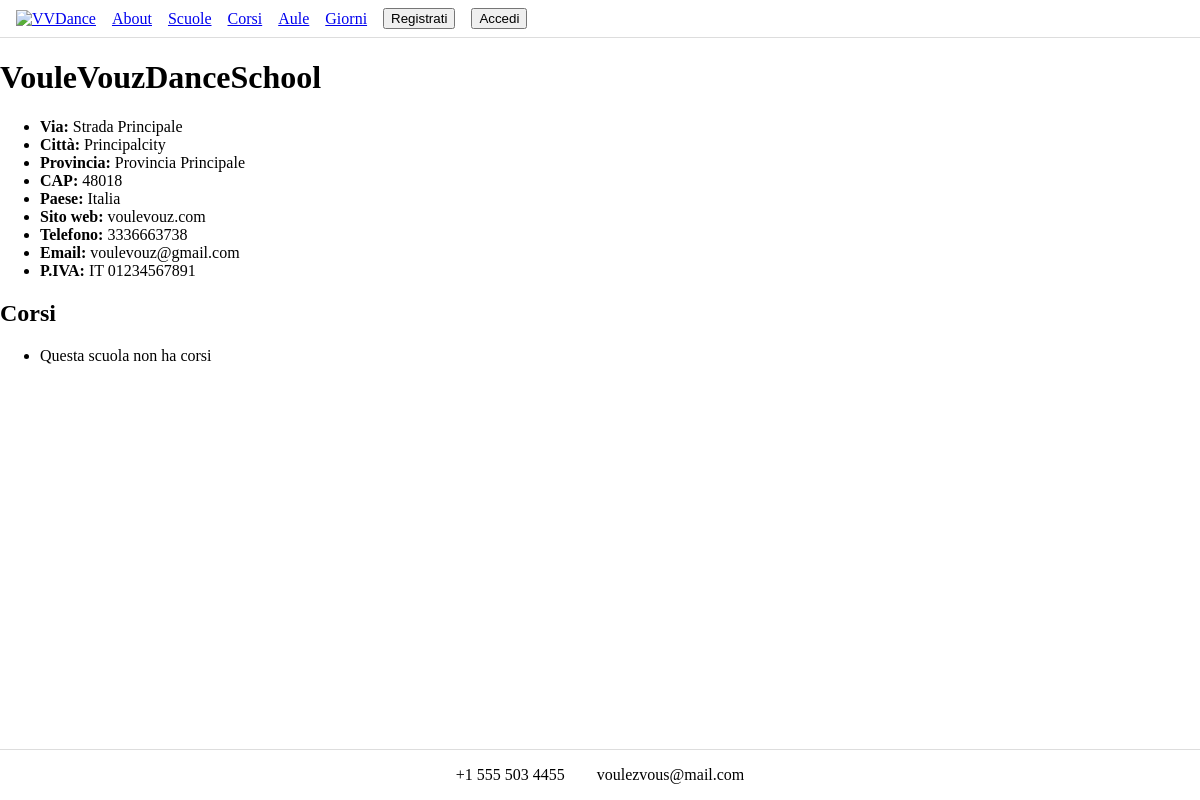
Before: /school/2/ with the older database file.
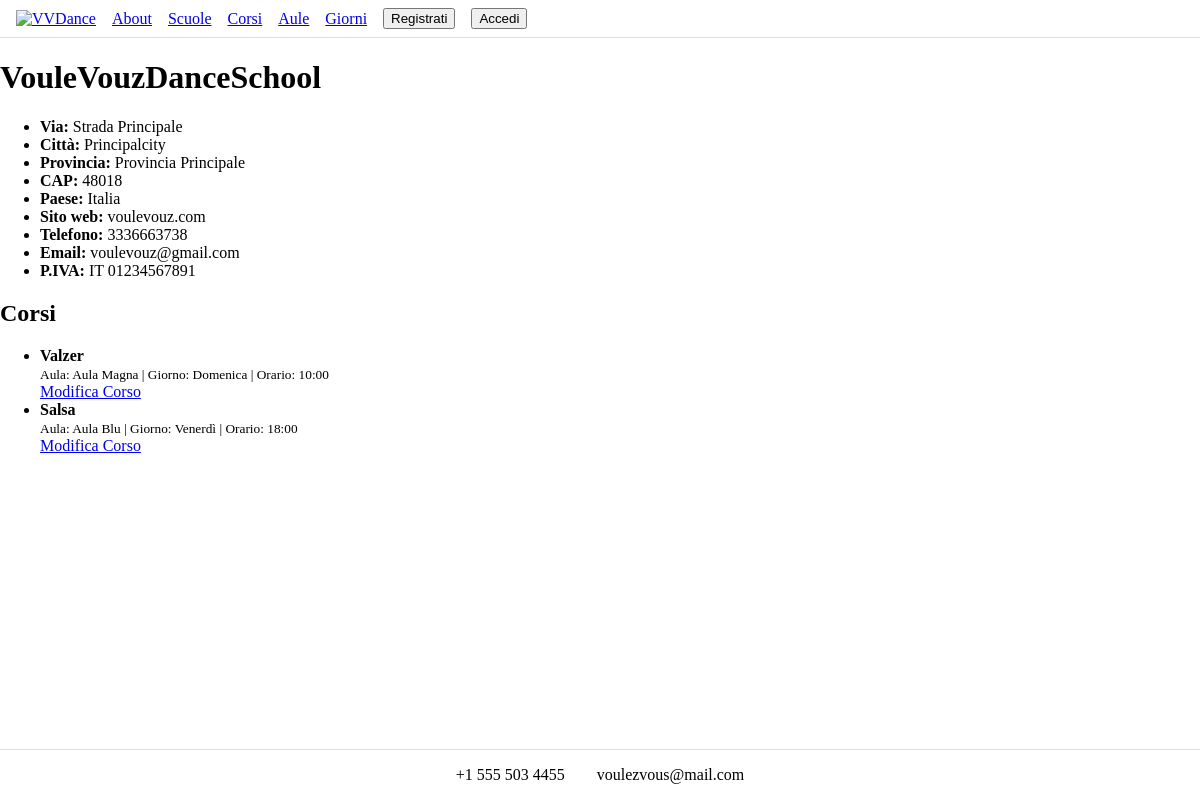
After: the same page with the newer database file.
### school/models.py (models this page shows, shortened)
class Course(models.Model):
    subject=models.CharField(max_length=64)
    day_of_the_week=models.ForeignKey(DayOfTheWeek, on_delete=models.CASCADE)
    starting_hour=models.CharField(max_length=32)
    classroom=models.ForeignKey(Classroom, on_delete=models.CASCADE)
    school=models.ForeignKey('schoolmanagement.School', on_delete=models.CASCADE)

class Classroom(models.Model):
    name=models.CharField(max_length=64)
    capacity=models.CharField(max_length=32)

class DayOfTheWeek(models.Model):
    number=models.CharField(max_length=1)
    name=models.CharField(max_length=9)

### school/views.py (the view)
# urls.py: path("<int:pk>/", views.scuola, name="scuola"),
def scuola(request, pk):
    scuola = get_object_or_404(School, pk=pk)
    corsi = Course.objects.filter(school=scuola).select_related(
        'classroom', 'day_of_the_week', 'school'
    )
    return render(request, "school/school_detail.html", {
        'object': scuola,
        'corsi': corsi,
    })

### school/templates/school/school_detail.html (shortened to what this page needs)
{% extends 'base.html' %}
{% block content %}
<div>
    <header>
        <h1>{{ object.name }}</h1>
    </header>
    <ul>
        <li><strong>Via:</strong> {{ object.street }}</li>
        <li><strong>Città:</strong> {{ object.city }}</li>
        <li><strong>Provincia:</strong> {{ object.province }}</li>
        <li><strong>CAP:</strong> {{ object.zip }}</li>
        <li><strong>Paese:</strong> {{ object.country }}</li>
        <li><strong>Sito web:</strong> {{ object.website }}</li>
        <li><strong>Telefono:</strong> {{ object.phone }}</li>
        <li><strong>Email:</strong> {{ object.email }}</li>
        <li><strong>P.IVA:</strong> {{ object.vat }}</li>
    </ul>
    {% block detail-content %}
    <h2>Corsi</h2>
    <ul>
        {% for corso in corsi %}
        <li>
            <div>
                <strong>{{ corso.subject }}</strong>
                <br><small>Aula: {{ corso.classroom.name }} | Giorno: {{ corso.day_of_the_week.name }} | Orario: {{ corso.starting_hour }}</small>
            </div>
            <div>
                <a href="{% url 'modifica-corso' corso.pk %}">Modifica Corso</a>
            </div>
        </li>
        {% empty %}
        <li>Questa scuola non ha corsi</li>
        {% endfor %}
    </ul>
    {% endblock %}
</div>
{% endblock %}

Changed rows visible on the page:
added Course: subject "Valzer", classroom.name "Aula Magna", day_of_the_week.name "Domenica", starting_hour "10:00"
added Course: subject "Salsa", classroom.name "Aula Blu", day_of_the_week.name "Venerdì", starting_hour "18:00"
Other visible differences:
text no longer shown: "Questa scuola non ha corsi"
